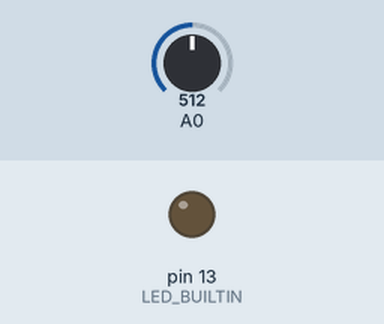
Recording of a sketch running on a simulated Arduino Uno, built with avr-gcc and run on an emulated ATmega328P. Parts: output pins drawn as LEDs (lit = HIGH). The test bench sets the inputs (shaded band); at power-on: A0 = 512.

Above: at 1.2 s.
1.3 s: A0 set to 629
2.8 s: A0 set to 656
At 3.1 s:
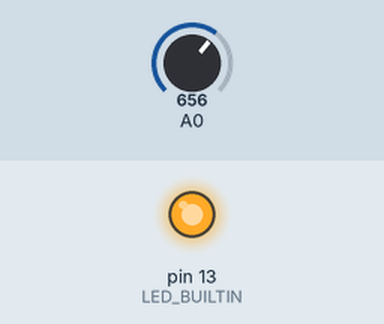
4.3 s: A0 set to 391
5.8 s: A0 set to 374
At 6.6 s:
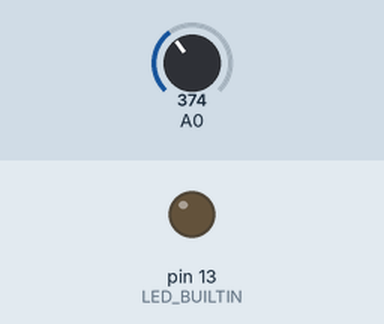
7.3 s: A0 set to 511
At 7.6 s:
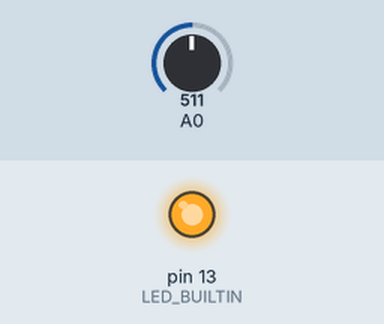
Timing chart, 0 to 9.8 s (numbered marks = the images above; inputs shaded):
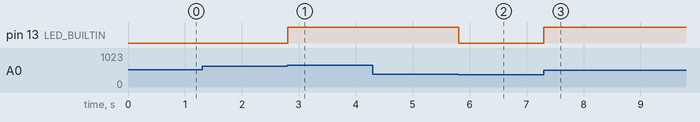

The sketch:

PWM.ino
```cpp
/*
 * Task 1: PWM
 *
 * Make the builtin LED dimm continuously from OFF to ON and back.
 *
 * Author: Jan Beran
 */

void setup() {
 // initialize digital pin LED_BUILTIN as an output.
  pinMode(LED_BUILTIN, OUTPUT);
}

int brightness = 0;
void loop() {

  //TODO: Delete the line below and make builtin LED change its brightness from min to max gradually
  analogWrite(LED_BUILTIN, brightness+(analogRead(A0)%256)); //placeholder

  delay(5); // Do not remove this line
}
```

Measured:
- the behaviour switches between 639 and 640 on A0 (found by bisection; images 0 and 1)
- the behaviour switches between 384 and 383 on A0 (found by bisection; images 1 and 2)
- after the input at 1.3 s, every drawn part: stays the same
- after the input at 2.8 s, pin 13 (LED_BUILTIN): LOW → HIGH at once
- after the input at 4.3 s, every drawn part: stays the same
- after the input at 5.8 s, pin 13 (LED_BUILTIN): HIGH → LOW at once
- after the input at 7.3 s, pin 13 (LED_BUILTIN): LOW → HIGH at once
